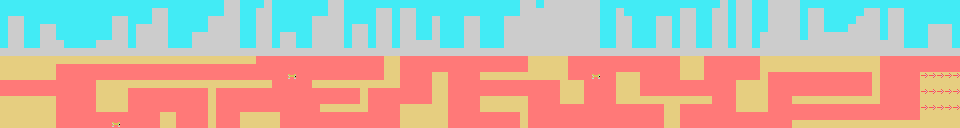

Below is a game level as drawn by its tile map, then a one-line description and the .tmx file that defines it, in full:
An orthogonal 120x16 tile map with 8x8 px tiles, 1 tile layer (Capa de patrones 1).

<map version="1.2" tiledversion="2019.12.11" orientation="orthogonal" renderorder="right-down" compressionlevel="0" width="120" height="16" tilewidth="8" tileheight="8" infinite="0" nextlayerid="2" nextobjectid="1">
 <editorsettings>
  <export target="." format="csv" />
 </editorsettings>
 <tileset firstgid="1" source="tileset.tsx" />
 <layer id="1" name="Capa de patrones 1" width="120" height="16">
  <data encoding="csv">
35,35,35,35,35,35,35,35,35,35,35,35,35,35,35,35,35,35,35,35,35,35,35,35,35,35,35,35,37,37,35,35,35,37,35,35,35,35,35,35,35,37,37,35,35,35,35,35,35,35,35,35,35,35,35,35,35,35,35,35,35,35,35,35,35,37,37,35,37,37,37,37,37,37,37,35,35,35,35,35,35,35,35,35,35,35,35,35,35,35,37,35,37,37,35,35,37,37,37,37,35,35,35,35,35,35,35,35,35,35,35,35,35,35,35,35,35,35,35,35,
35,35,35,35,35,35,35,35,35,35,35,35,35,35,35,35,35,35,35,37,37,35,35,35,35,35,35,35,37,37,35,35,37,37,35,35,35,35,35,35,35,37,37,35,35,35,35,37,37,35,37,37,35,35,35,35,35,35,35,35,35,35,35,35,35,37,37,37,37,37,37,37,37,37,37,35,35,37,35,35,35,35,35,35,35,37,37,35,35,37,37,35,37,37,35,35,37,37,37,37,35,37,37,35,35,35,35,35,37,37,35,37,37,35,35,35,35,35,35,35,
35,37,37,35,35,35,35,35,35,35,35,35,35,35,37,37,35,35,35,37,37,35,35,35,35,35,37,37,37,37,35,35,37,37,35,35,35,35,35,37,37,37,37,35,35,35,35,37,37,35,37,37,35,35,37,35,35,35,37,37,35,35,35,37,37,37,37,37,37,37,37,37,37,37,37,35,35,37,37,35,35,35,37,37,35,37,37,35,35,37,37,35,37,37,35,35,37,37,37,37,35,37,37,35,35,35,35,37,37,37,35,37,37,35,35,35,35,35,35,35,
35,37,37,35,35,37,37,35,35,35,35,35,35,35,37,37,35,37,37,37,37,35,35,35,35,35,37,37,37,37,35,35,37,37,35,35,35,35,35,37,37,37,37,35,37,37,35,37,37,35,37,37,35,35,37,35,35,35,37,37,35,35,35,37,37,37,37,37,37,37,37,37,37,37,37,35,35,37,37,35,35,35,37,37,35,37,37,35,35,37,37,35,37,37,35,35,37,37,37,37,35,37,37,35,35,35,37,37,37,37,35,37,37,35,35,35,37,37,37,35,
35,37,37,35,35,37,37,35,35,35,35,35,35,35,37,37,35,37,37,37,37,35,35,35,37,37,37,37,37,37,35,35,37,37,35,37,37,35,35,37,37,37,37,35,37,37,35,37,37,35,37,37,35,35,37,35,35,35,37,37,35,35,35,37,37,37,37,37,37,37,37,37,37,37,37,35,35,37,37,35,35,35,37,37,35,37,37,35,35,37,37,35,37,37,35,37,37,37,37,37,35,37,37,37,37,37,37,37,37,37,35,37,37,35,35,35,37,37,37,35,
35,37,37,35,35,37,37,37,35,35,35,35,37,37,37,37,35,37,37,37,37,35,35,35,37,37,37,37,37,37,35,35,37,37,35,37,37,35,35,37,37,37,37,35,37,37,35,37,37,35,37,37,37,37,37,35,35,35,37,37,35,35,35,37,37,37,37,37,37,37,37,37,37,37,37,35,35,37,37,35,35,35,37,37,35,37,37,35,35,37,37,35,37,37,35,37,37,37,37,37,37,37,37,37,37,37,37,37,37,37,37,37,37,35,35,35,37,37,37,35,
37,37,37,37,37,37,37,37,37,37,37,37,37,37,37,37,37,37,37,37,37,37,37,37,37,37,37,37,37,37,37,37,37,37,37,37,37,37,37,37,37,37,37,37,37,37,37,37,37,37,37,37,37,37,37,37,37,37,37,37,37,37,37,37,37,37,37,37,37,37,37,37,37,37,37,37,37,37,37,37,37,37,37,37,37,37,37,37,37,37,37,37,37,37,37,37,37,37,37,37,37,37,37,37,37,37,37,37,37,37,37,37,37,37,37,37,37,37,37,37,
65,65,65,65,65,65,65,65,65,65,65,65,65,65,65,65,65,65,65,65,65,65,65,65,65,65,65,65,65,65,65,65,33,33,33,33,33,33,33,33,33,33,33,33,33,33,33,33,65,65,33,33,33,33,33,33,33,33,33,33,33,33,33,33,33,33,65,65,65,65,65,33,33,33,33,33,33,33,33,33,33,33,33,33,33,65,65,65,33,33,33,33,33,33,33,65,65,65,65,65,65,65,65,65,65,65,65,65,65,65,33,33,33,33,33,33,33,33,33,33,
65,65,65,65,65,65,65,33,33,33,33,33,33,33,33,33,33,33,33,33,33,33,33,33,33,33,33,33,33,33,33,33,33,33,33,33,33,33,33,33,33,33,33,33,33,33,33,33,65,65,33,33,33,33,33,33,33,33,33,33,33,33,33,33,33,33,65,65,65,65,65,33,33,33,33,33,33,33,33,33,33,33,33,33,33,65,65,65,33,33,33,33,33,33,33,65,65,65,65,65,65,65,65,65,65,65,65,65,65,65,33,33,33,33,33,33,33,33,33,33,
65,65,65,65,65,65,65,33,33,33,33,33,33,33,33,33,33,33,33,33,33,33,33,33,33,33,33,33,33,33,33,33,33,33,33,33,7,33,33,33,33,33,33,33,33,33,33,33,65,65,33,33,33,33,65,65,33,33,33,33,65,65,65,65,65,65,65,65,65,65,65,33,33,33,7,33,33,65,65,65,33,33,33,33,33,65,65,65,33,33,33,33,33,33,33,65,33,33,33,33,33,33,33,33,33,33,33,33,33,65,33,33,33,33,33,42,42,42,42,42,
33,33,33,33,33,33,33,33,33,33,33,33,65,65,65,65,65,65,65,65,65,65,65,65,65,65,65,65,65,65,65,65,65,65,33,33,33,33,33,65,65,65,65,65,65,65,65,65,65,65,33,33,33,33,65,65,33,33,33,33,33,33,33,33,33,33,33,33,33,33,65,65,65,33,33,33,33,65,65,65,33,33,33,33,33,33,33,33,33,33,33,33,65,65,65,65,33,33,33,33,33,33,33,33,33,33,33,33,33,65,33,33,33,33,33,65,65,65,65,65,
33,33,33,33,33,33,33,33,33,33,33,33,65,65,65,65,33,33,33,33,33,33,33,33,33,33,65,33,33,33,33,33,33,33,33,33,33,33,33,33,33,33,33,33,33,65,33,33,33,33,33,33,33,33,65,65,33,33,33,33,33,33,33,33,33,33,33,33,33,33,65,65,65,33,33,33,33,65,65,65,33,33,33,33,33,33,33,33,33,33,33,33,65,65,65,65,33,33,33,33,33,33,33,33,33,33,33,33,33,65,33,33,33,33,33,42,42,42,42,42,
65,65,65,65,65,65,65,33,33,33,33,33,65,65,65,65,33,33,33,33,33,33,33,33,33,33,65,33,33,33,33,33,33,33,33,33,33,33,33,33,33,33,33,33,33,65,33,33,33,33,33,33,33,33,65,65,33,33,33,33,65,65,65,65,65,65,33,33,33,33,65,65,65,33,33,33,33,65,65,65,65,65,65,65,65,65,65,65,65,33,33,33,65,65,65,65,33,33,33,65,65,65,65,65,65,65,65,65,65,65,33,33,33,33,33,65,65,65,65,65,
65,65,65,65,65,65,65,33,33,33,33,33,65,65,65,65,33,33,33,33,33,33,33,33,33,33,65,33,33,33,33,33,33,33,33,33,33,33,33,33,65,65,65,65,65,65,33,33,33,33,65,65,65,65,65,65,33,33,33,33,65,65,65,65,65,65,33,33,33,33,33,33,33,33,33,33,33,33,33,33,33,33,33,65,65,33,33,33,33,33,33,33,65,65,65,65,33,33,33,33,33,33,33,33,33,33,33,33,33,33,33,33,33,33,33,42,42,42,42,42,
65,65,65,65,65,65,65,33,33,33,33,33,33,33,33,33,33,33,33,33,65,65,33,33,33,33,65,33,33,33,65,65,65,65,65,33,33,33,33,33,33,33,33,33,33,33,33,33,33,33,65,65,65,65,65,65,33,33,33,33,33,33,33,33,33,65,33,33,33,33,33,33,33,33,33,33,33,33,33,33,33,33,33,65,65,33,33,33,33,33,33,33,33,33,33,33,33,33,33,33,33,33,33,33,33,33,33,33,33,33,33,33,33,33,33,65,65,65,65,65,
65,65,65,65,65,65,65,33,33,33,33,33,33,33,7,33,33,33,33,33,65,65,33,33,33,33,65,33,33,33,65,65,65,65,65,33,33,33,33,33,33,33,33,33,33,33,33,33,33,33,65,65,65,65,65,65,33,33,33,33,33,33,33,33,33,65,33,33,33,33,33,33,33,33,33,33,33,33,33,33,33,33,33,65,65,33,33,33,33,33,33,33,33,33,33,33,33,33,33,65,65,65,65,65,65,65,65,65,65,65,65,65,65,65,65,65,65,65,65,65
</data>
 </layer>
</map>
